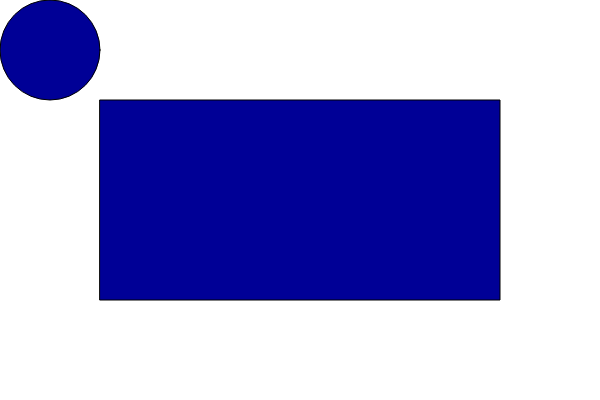
Frame 1 (no input)
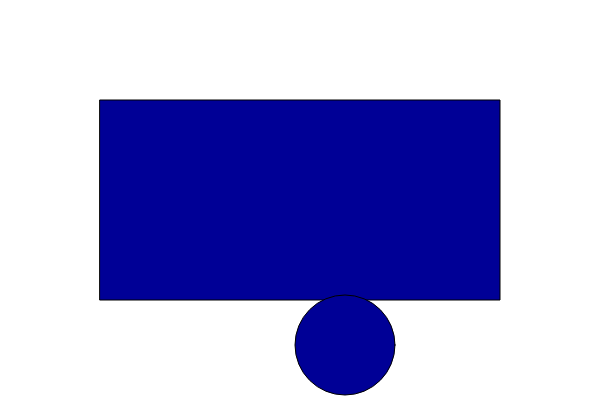
Frame 60 (no input)
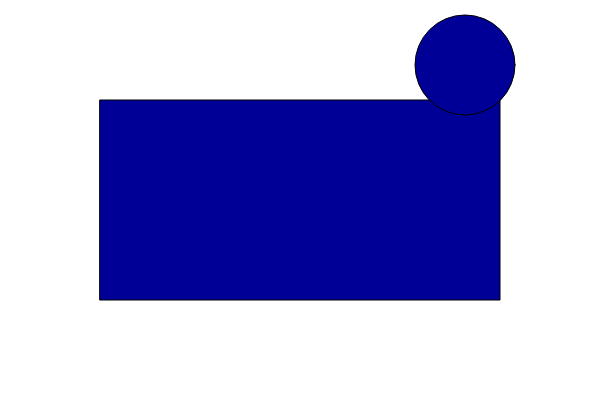
Frame 120 (the mouse pressed at the canvas centre since frame 60)

The p5.js sketch that drew these frames (run headless with seeded random() and noise() and a simulated clock; from frame 60 on, the mouse is pressed at the canvas centre):

// p5.js sketch
// ── sketch.js
let x = 50;
let y = 50;
let speedX = 5;
let speedY = 5;

function setup() {
    createCanvas(600, 400);
}

function draw() {
    background(255);
    fill(0, 0, 150);
    rect(100, 100, 400, 200);
    if (isOutOfBounds(x, 100, 500) || isOutOfBounds(y,100,300)){
        fill(0, 0, 150);
    } else{
        fill(255);
    }
    circle(x, y, 100);
    if (isOutOfBounds(x, 50, width-50)) {
        speedX *= -1;
    }
    if (isOutOfBounds(y, 50, height - 50)) {
        speedY *= -1;
    }
    x += speedX;
    y += speedY;
}

function isOutOfBounds(coordinate, minVal, maxVal){
    return coordinate < minVal || coordinate > maxVal;
}
